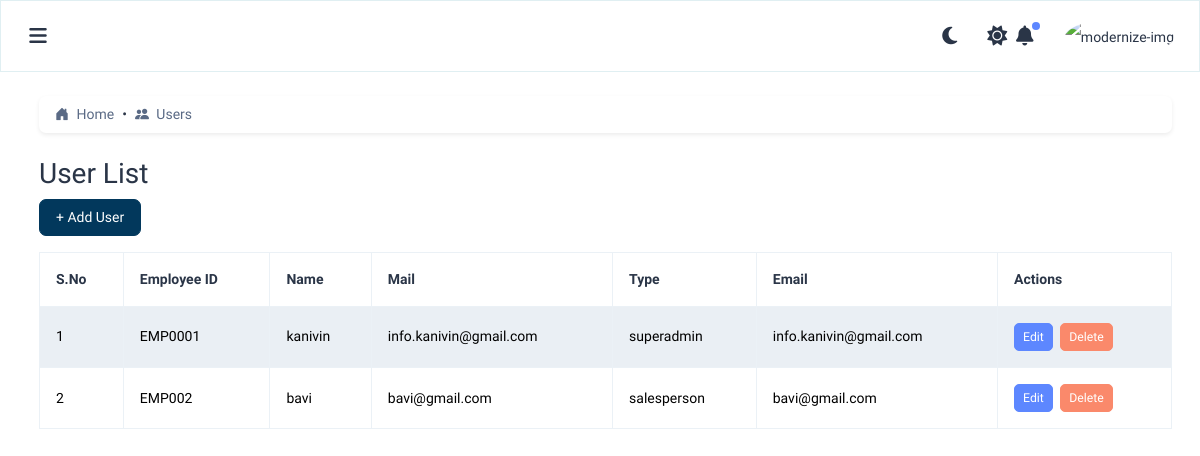
The page /admin-user/ on the database its author committed.
### incentives/models.py (models this page shows, shortened)
class AuditMixin(models.Model):
    created_by = models.CharField(max_length=100, null=True, blank=True)
    updated_by = models.CharField(max_length=100, null=True, blank=True)
    created_at = models.DateTimeField(default=timezone.now)
    updated_at = models.DateTimeField(auto_now=True)
    class Meta:
        abstract = True

class UserProfile(AuditMixin):
    fullname = models.CharField(max_length=100)
    phone = models.CharField(max_length=15)
    mail_id = models.EmailField(unique=True)
    password = models.CharField(max_length=100)
    user_type = models.ForeignKey('Role', on_delete=models.SET_NULL, null=True)
    doj = models.DateField(verbose_name="Date of Joining")
    employee_id = models.CharField(max_length=50, unique=True)
    enable_login = models.BooleanField(default=True)

class Role(AuditMixin):
    name = models.CharField(max_length=50, unique=True)
    is_selectable = models.BooleanField(default=True)  # Hide 'superadmin' from UI

### incentives/views.py (the view)
# urls.py: path('admin-user/', views.user_list, name='user_list'),
def user_list(request):
    users = UserProfile.objects.all()
    return render(request, 'owner/users/user_list.html', {'users': users})

### incentives/templates/owner/users/user_list.html (shortened to what this page needs)
{% extends 'layouts/layout.html' %}
{% load static %}
{% load form_filters %}
{% block content %}
<div class="card mb-4 shadow-sm">
  <div class="card-body py-2 px-3">
    <nav aria-label="breadcrumb">
      <ol class="breadcrumb mb-0">
        <li class="breadcrumb-item">
          <a href="{% url 'admin_dashboard' %}" class="text-decoration-none text-primary">
            <i class="bi bi-house-door-fill me-1"></i> Home
          </a>
        </li>
        <li class="breadcrumb-item active" aria-current="page">
          <i class="bi bi-people-fill me-1"></i> Users
        </li>
      </ol>
    </nav>
  </div>
</div>
  <h2>User List</h2>
  <a class="btn btn-custom mb-3" href="{% url 'user_create' %}">+ Add User</a>
  <div class="table-responsive">
    <table class="table table-bordered table-striped align-middle">
      <thead>
        <tr>
          <th>S.No</th>
          <th>Employee ID</th>
          <th>Name</th>
          <th>Mail</th>
          <th>Type</th>
          <th>Email</th>
          <th>Actions</th>
        </tr>
      </thead>
      <tbody>
        {% for user in users %}
        <tr>
          <td>{{ forloop.counter }}</td>
          <td>{{ user.employee_id }}</td>
          <td>{{ user.fullname }}</td>
          <td>{{ user.mail_id }}</td>
          <td>{{ user.user_type.name }}</td>
          <td>{{ user.mail_id }}</td>
          <td>
            <a class="btn btn-primary btn-sm me-1" href="{% url 'user_edit' user.pk %}">Edit</a>
            <button class="btn btn-danger btn-sm" data-bs-toggle="modal" data-bs-target="#confirmDeleteModal{{ user.id }}">
              Delete
            </button>
          </td>
        </tr>
        {% empty %}
        <tr>
          <td colspan="7" class="text-center">No users found.</td>
        </tr>
        {% endfor %}
      </tbody>
    </table>
  </div>
{% endblock %}

### incentives/static/css/main.css (style rules this page uses)
:root { --theme-color: #02385c; --secondary-color:#017d91; --text-color: #ffffffba; --shadow-color:#017d911f; }
.btn-custom { --bs-btn-color: #fff; --bs-btn-bg: var(--theme-color); --bs-btn-border-color: var(--theme-color); --bs-btn-hover-color: #fff; --bs-btn-hover-bg: var(--theme-color); --bs-btn-hover-border-color: var(--theme-color); --bs-btn-focus-shadow-rgb: 255, 186, 65; --bs-btn-active-color: #fff; --bs-btn-active-bg: var(--theme-color); --bs-btn-active-border-color: var(--theme-color); --bs-btn-active-shadow: inset 0 3px 5px rgba(0, 0, 0, 0.125); --bs-btn-disabled-color: #fff; --bs-btn-disabled-bg: var(--theme-color); --bs-btn-disabled-border-color: var(--theme-color); }
.text-primary { --bs-text-opacity: 1; color: rgba(var(--theme-color), var(--bs-text-opacity)) !important; }

### rows shown on the page
UserProfile: employee_id "EMP0001", fullname "kanivin", mail_id "info.kanivin@gmail.com", user_type.name "superadmin"
UserProfile: employee_id "EMP002", fullname "bavi", mail_id "bavi@gmail.com", user_type.name "salesperson"
